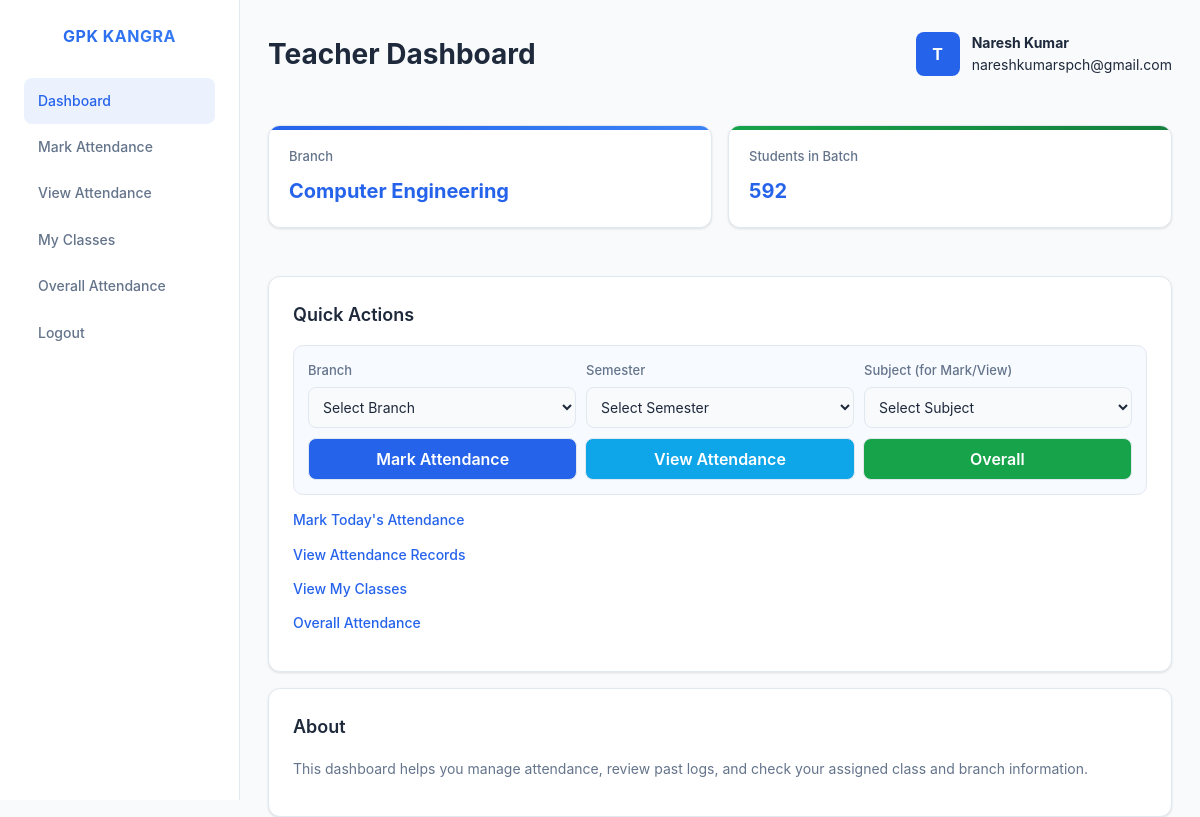
Page /teacher (signed in) on the committed database.
### app.py (models this page shows)
class User(db.Model):
    id = db.Column(db.Integer, primary_key=True)
    role = db.Column(db.String(20), nullable=False)
    name = db.Column(db.String(100), nullable=False)
    email = db.Column(db.String(100), unique=True, nullable=False)
    password = db.Column(db.String(200), nullable=False)
    roll_number = db.Column(db.String(20), nullable=True)
    branch = db.Column(db.String(100), nullable=True)
    semester = db.Column(db.String(20), nullable=True)
    department = db.Column(db.String(100), nullable=True)

### app.py (the view)
@app.route("/teacher")
def teacher_dashboard():
    if session.get("role") != "teacher":
        abort(403)
    teacher = User.query.get(session["user_id"])
    students = User.query.filter_by(role="student").all()
    branches = sorted(
        {
            (row[0] or "").strip()
            for row in db.session.query(User.branch).filter_by(role="student").distinct().all()
            if (row[0] or "").strip()
        }
    )
    semesters = sorted(
        {
            (row[0] or "").strip()
            for row in db.session.query(User.semester).filter_by(role="student").distinct().all()
            if (row[0] or "").strip()
        }
    )
    subjects = list(TEACHER_SUBJECT_OPTIONS)
    return render_template(
        "teacher.html",
        teacher=teacher,
        students=students,
        branches=branches,
        semesters=semesters,
        subjects=subjects,
    )

### templates/teacher.html (shortened to what this page needs)
﻿<!DOCTYPE html>
<html lang="en">
<head>
  <link rel="stylesheet" href="{{ url_for('static', filename='style.css') }}">
</head>
<body>
  <aside class="sidebar">
    <div class="logo">GPK KANGRA</div>
    <a href="{{ url_for('teacher_dashboard') }}" class="menu-link active">Dashboard</a>
    <a href="{{ url_for('select_class_mark') }}" class="menu-link">Mark Attendance</a>
    <a href="{{ url_for('select_class_view') }}" class="menu-link">View Attendance</a>
    <a href="{{ url_for('teacher_classes') }}" class="menu-link">My Classes</a>
    <a href="{{ url_for('select_class_overall') }}" class="menu-link">Overall Attendance</a>
    <a href="{{ url_for('logout') }}" class="menu-link">Logout</a>
  </aside>
  <main class="main">
    <div class="topbar">
      <div class="dashboard-title">Teacher Dashboard</div>
      <div class="user-box">
        <div class="avatar">T</div>
        <div>
          <strong>{{ teacher.name }}</strong><br>
          {{ teacher.email }}
        </div>
      </div>
    </div>
    {% set branch_map = {
      'CE': 'Computer Engineering',
      'CS': 'Computer Engineering',
      'ECE': 'Electronics Engineering',
      'ME': 'Mechanical Engineering',
      'IE': 'Instrumentation Engineering',
      'AS&H': 'Applied Science',
      'Electrical': 'Electrical Engineering',
      'Instrumentation': 'Instrumentation Engineering'
    } %}
    <div class="cards-row">
      <div class="card">
        <div class="card-title">Branch</div>
        <div class="card-value">
          {{ branch_map.get((teacher.department or '').strip(), teacher.department or 'Not Assigned') }}
        </div>
      </div>
      <div class="card">
        <div class="card-title">Students in Batch</div>
        <div class="card-value">{{ students|length }}</div>
      </div>
    </div>
    <div class="content-row">
      <div class="panel">
        <div class="panel-title">Quick Actions</div>
        <form class="quick-form" method="POST" action="{{ url_for('teacher_quick_action') }}">
          <div class="quick-grid">
            <div>
              <label for="branch">Branch</label>
              <select id="branch" name="branch" required>
                <option value="">Select Branch</option>
              </select>
            </div>
            <div>
              <label for="semester">Semester</label>
              <select id="semester" name="semester" required>
                <option value="">Select Semester</option>
              </select>
            </div>
            <div>
              <label for="subject">Subject (for Mark/View)</label>
              <select id="subject" name="subject">
                <option value="">Select Subject</option>
              </select>
            </div>
          </div>
          <div class="quick-actions">
            <button type="submit" name="action" value="mark">Mark Attendance</button>
            <button type="submit" name="action" value="view">View Attendance</button>
            <button type="submit" name="action" value="overall">Overall</button>
          </div>
        </form>
        <p><a href="{{ url_for('select_class_mark') }}">Mark Today's Attendance</a></p>
        <p><a href="{{ url_for('select_class_view') }}">View Attendance Records</a></p>
        <p><a href="{{ url_for('teacher_classes') }}">View My Classes</a></p>
        <p><a href="{{ url_for('select_class_overall') }}">Overall Attendance</a></p>
      </div>
      <div class="panel">
        <div class="panel-title">About</div>
        <p>This dashboard helps you manage attendance, review past logs, and check your assigned class and branch information.</p>
      </div>
    </div>
  </main>
</body>
</html>

### static/style.css (style rules this page uses)
* { margin: 0; padding: 0; box-sizing: border-box; }
:root { --primary: #2563eb; --primary-dark: #1e40af; --primary-light: #3b82f6; --primary-gradient: linear-gradient(135deg, #2563eb 0%, #3b82f6 100%); --secondary: #06b6d4; --secondary-gradient: linear-gradient(135deg, #06b6d4 0%, #0891b2 100%); --accent: #dc2626; --accent-warm: #ea580c; --accent-warm-gradient: linear-gradient(135deg, #ea580c 0%, #d97706 100%); --success: #16a34a; --success-gradient: linear-gradient(135deg, #16a34a 0%, #15803d 100%); --warning: #ca8a04; --warning-gradient: linear-gradient(135deg, #ca8a04 0%, #b45309 100%); --purple: #9333ea; --purple-gradient: linear-gradient(135deg, #9333ea 0%, #7c3aed 100%); --pink: #ec4899; --pink-gradient: linear-gradient(135deg, #ec4899 0%, #db2777 100%); --indigo: #4f46e5; --indigo-gradient: linear-gradient(135deg, #4f46e5 0%, #4338ca 100%); --bg-dark: #f8fafc; --bg-darker: #f1f5f9; --card-bg: #ffffff; --border-color: #e2e8f0; --text-light: #1e293b; --text-muted: #64748b; --text-dark: #334155; --shadow: 0 1px 3px rgba(0, 0, 0, 0.08), 0 1px 2px rgba(0, 0, 0, 0.04); --shadow-md: 0 4px 6px rgba(0, 0, 0, 0.1), 0 2px 4px rgba(0, 0, 0, 0.06); --shadow-lg: 0 10px 15px rgba(0, 0, 0, 0.1), 0 4px 6px rgba(0, 0, 0, 0.05); --radius: 8px; --font-sans: -apple-system, BlinkMacSystemFont, 'Segoe UI', 'Roboto', 'Oxygen', 'Ubuntu', 'Cantarell', sans-serif; }
body { font-family: var(--font-sans); background: var(--bg-dark); color: var(--text-light); line-height: 1.6; }
input, select, textarea { font-family: inherit; font-size: 14px; border: 1px solid var(--border-color); padding: 10px 12px; border-radius: var(--radius); background: var(--card-bg); color: var(--text-light); transition: all 0.2s ease; }
input::placeholder, select::placeholder, textarea::placeholder { color: var(--text-muted); }
select option { background: var(--bg-dark); color: var(--text-light); }
.card { background: var(--card-bg); border-radius: var(--radius); padding: 20px; box-shadow: var(--shadow); border: 1px solid var(--border-color); }
label { display: block; font-weight: 500; margin-bottom: 6px; color: var(--text-light); }
input, select { padding: 10px; border: 1px solid #ccc; border-radius: 6px; font-size: 14px; }
button { padding: 10px; background: #2575fc; color: #fff; border: none; border-radius: 6px; font-size: 16px; cursor: pointer; transition: background 0.3s; }
body { background: linear-gradient(135deg, #6a11cb 0%, #2575fc 100%); font-family: "Poppins", Arial, sans-serif; }
.card { background: #fff; border-radius: 10px; box-shadow: 0 4px 8px rgba(0, 0, 0, 0.1); padding: 20px; margin: 20px 0; }
select option { background-color: #0f1833; color: #fff; }

### rows in the picture
User: name "Naresh Kumar", email "nareshkumarspch@gmail.com", get "Computer Engineering"

### other values in the picture
{{ students|length }} "592"
